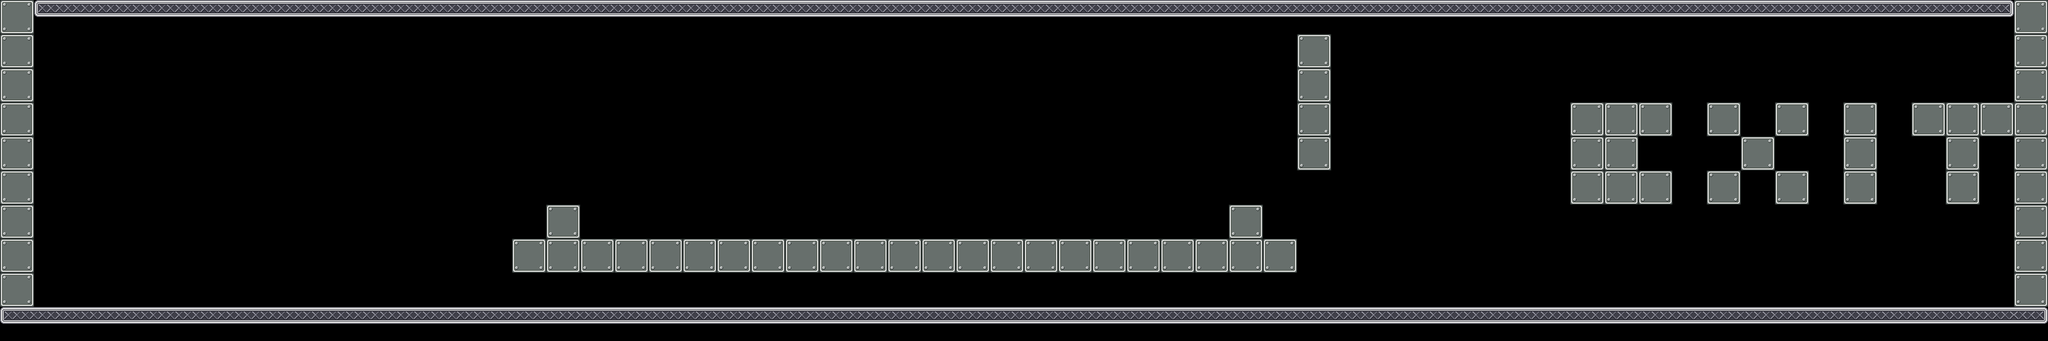

This is a level from a 2D game, rendered from its Tiled map with the project's own tilesets. A one-line summary and the map file follow, with tile-layer data summarised:
An orthogonal 60x10 tile map with 64x64 px tiles, 1 tile layer (front), 20 tilesets and 35 objects.

<map version="1.0" orientation="orthogonal" width="60" height="10" tilewidth="64" tileheight="64">
 <tileset firstgid="1" name="mur" tilewidth="64" tileheight="64">
  <image source="data/mur.png" trans="ffffff" width="64" height="64" />
 </tileset>
 <tileset firstgid="2" name="sol" tilewidth="64" tileheight="64">
  <image source="data/sol.png" trans="ffffff" width="64" height="64" />
 </tileset>
 <tileset firstgid="3" name="alone" tilewidth="64" tileheight="64">
  <image source="data/alone.png" width="64" height="64" />
 </tileset>
 <tileset firstgid="4" name="left" tilewidth="64" tileheight="64">
  <image source="data/left.png" width="64" height="64" />
 </tileset>
 <tileset firstgid="5" name="mid" tilewidth="64" tileheight="64">
  <image source="data/mid.png" width="64" height="64" />
 </tileset>
 <tileset firstgid="6" name="right" tilewidth="64" tileheight="64">
  <image source="data/right.png" width="64" height="64" />
 </tileset>
 <tileset firstgid="7" name="portebas" tilewidth="64" tileheight="64">
  <image source="data/portebas.png" width="64" height="64" />
 </tileset>
 <tileset firstgid="8" name="portehaut" tilewidth="64" tileheight="64">
  <image source="data/portehaut.png" width="64" height="64" />
 </tileset>
 <tileset firstgid="9" name="fin" tilewidth="192" tileheight="128">
  <image source="data/fin.png" width="192" height="128" />
 </tileset>
 <tileset firstgid="10" name="citerne" tilewidth="418" tileheight="632">
  <tileoffset x="0" y="632" />
  <image source="data/citerne.png" width="418" height="632" />
 </tileset>
 <tileset firstgid="11" name="container1" tilewidth="610" tileheight="276">
  <tileoffset x="0" y="195" />
  <image source="data/container1.png" width="610" height="276" />
 </tileset>
 <tileset firstgid="12" name="container2" tilewidth="480" tileheight="330">
  <tileoffset x="0" y="280" />
  <image source="data/container2.png" width="480" height="330" />
 </tileset>
 <tileset firstgid="13" name="cable1" tilewidth="77" tileheight="372">
  <tileoffset x="0" y="372" />
  <image source="data/cable1.png" width="77" height="372" />
 </tileset>
 <tileset firstgid="14" name="passerelle1" tilewidth="198" tileheight="342">
  <tileoffset x="0" y="342" />
  <image source="data/passerelle1.png" width="198" height="342" />
 </tileset>
 <tileset firstgid="15" name="passerelle2" tilewidth="122" tileheight="599">
  <tileoffset x="0" y="599" />
  <image source="data/passerelle2.png" width="122" height="599" />
 </tileset>
 <tileset firstgid="16" name="cable2" tilewidth="46" tileheight="243">
  <tileoffset x="0" y="243" />
  <image source="data/cable2.png" width="46" height="243" />
 </tileset>
 <tileset firstgid="17" name="mur2" tilewidth="64" tileheight="64">
  <image source="data/mur2.png" width="64" height="64" />
 </tileset>
 <tileset firstgid="18" name="lamp1" tilewidth="64" tileheight="64">
  <image source="data/lamp1.png" width="64" height="64" />
 </tileset>
 <tileset firstgid="19" name="lamp2" tilewidth="64" tileheight="64">
  <image source="data/lamp2.png" width="64" height="64" />
 </tileset>
 <tileset firstgid="20" name="cable" tilewidth="64" tileheight="64">
  <image source="data/cable.png" width="64" height="64" />
 </tileset>
 <layer name="front" width="60" height="10">
  <data>[600 cells, 186 non-empty, 5 distinct tile ids]</data>
 </layer>
 <objectgroup color="#00ff00" name="wall" width="60" height="10">
  <object x="0" y="0" width="64" height="576" />
  <object x="3776" y="0" width="64" height="576" />
  <object x="2432" y="64" width="64" height="256" />
 </objectgroup>
 <objectgroup color="#0000ff" name="platform" width="60" height="10">
  <object x="0" y="576" width="3840" height="64" />
  <object x="64" y="0" width="3712" height="64" />
  <object x="2304" y="384" width="64" height="64" />
  <object x="960" y="448" width="1472" height="64" />
  <object x="1024" y="384" width="64" height="64" />
 </objectgroup>
 <objectgroup color="#ffffff" name="movable" width="60" height="10" />
 <objectgroup color="#ff6666" name="destroyable" width="60" height="10" />
 <objectgroup color="#800000" name="metalman" width="60" height="10">
  <object x="128" y="512" width="64" height="64">
   <properties>
    <property name="powers" value="Alu#Acier" />
   </properties>
  </object>
 </objectgroup>
 <objectgroup color="#ff0000" name="themagnet" width="60" height="10">
  <object x="256" y="512" width="64" height="64">
   <properties>
    <property name="powers" value="Repulsive#Attractive#RotativeL#RotativeR#Static" />
   </properties>
  </object>
 </objectgroup>
 <objectgroup color="#800000" name="generator" width="60" height="10" />
 <objectgroup color="#66ccff" name="switch" width="60" height="10" />
 <objectgroup color="#e6e6e6" name="metal" width="60" height="10" />
 <objectgroup color="#333333" name="gate" width="60" height="10">
  <object x="2432" y="320" width="64" height="64">
   <properties>
    <property name="animid" value="1" />
    <property name="closeid" value="1" />
    <property name="next" value="2" />
    <property name="type" value="DebutVH" />
   </properties>
  </object>
  <object x="2432" y="384" width="64" height="64">
   <properties>
    <property name="animid" value="2" />
    <property name="next" value="3" />
    <property name="prev" value="1" />
    <property name="type" value="MillieuVH" />
   </properties>
  </object>
  <object x="2432" y="448" width="64" height="64">
   <properties>
    <property name="animid" value="3" />
    <property name="next" value="4" />
    <property name="prev" value="2" />
    <property name="type" value="MillieuVH" />
   </properties>
  </object>
  <object x="2432" y="512" width="64" height="64">
   <properties>
    <property name="animid" value="4" />
    <property name="openid" value="1" />
    <property name="prev" value="3" />
    <property name="type" value="FinVH" />
   </properties>
  </object>
 </objectgroup>
 <objectgroup color="#004080" name="acid" width="60" height="10">
  <object x="1216" y="384" width="64" height="64">
   <properties>
    <property name="type" value="hm" />
   </properties>
  </object>
  <object x="1344" y="384" width="64" height="64">
   <properties>
    <property name="type" value="hm" />
   </properties>
  </object>
  <object x="1472" y="384" width="64" height="64">
   <properties>
    <property name="type" value="hm" />
   </properties>
  </object>
  <object x="1664" y="384" width="64" height="64">
   <properties>
    <property name="type" value="hm" />
   </properties>
  </object>
  <object x="1600" y="384" width="64" height="64">
   <properties>
    <property name="type" value="hm" />
   </properties>
  </object>
  <object x="1536" y="384" width="64" height="64">
   <properties>
    <property name="type" value="hm" />
   </properties>
  </object>
  <object x="1088" y="384" width="64" height="64">
   <properties>
    <property name="type" value="hg" />
   </properties>
  </object>
  <object x="1152" y="384" width="64" height="64">
   <properties>
    <property name="type" value="hm" />
   </properties>
  </object>
  <object x="2240" y="384" width="64" height="64">
   <properties>
    <property name="type" value="hd" />
   </properties>
  </object>
  <object x="1280" y="384" width="64" height="64">
   <properties>
    <property name="type" value="hm" />
   </properties>
  </object>
  <object x="1408" y="384" width="64" height="64">
   <properties>
    <property name="type" value="hm" />
   </properties>
  </object>
  </objectgroup>
 <objectgroup color="#ffff00" name="arc" width="60" height="10" />
 <objectgroup color="#ffff00" name="levelend" width="60" height="10">
  <!-- 1 objects omitted --></objectgroup>
 <objectgroup color="#800080" name="gateswitch" width="60" height="10">
  <!-- 1 objects omitted --></objectgroup>
</map>
<!-- 10 of 35 objects omitted -->
